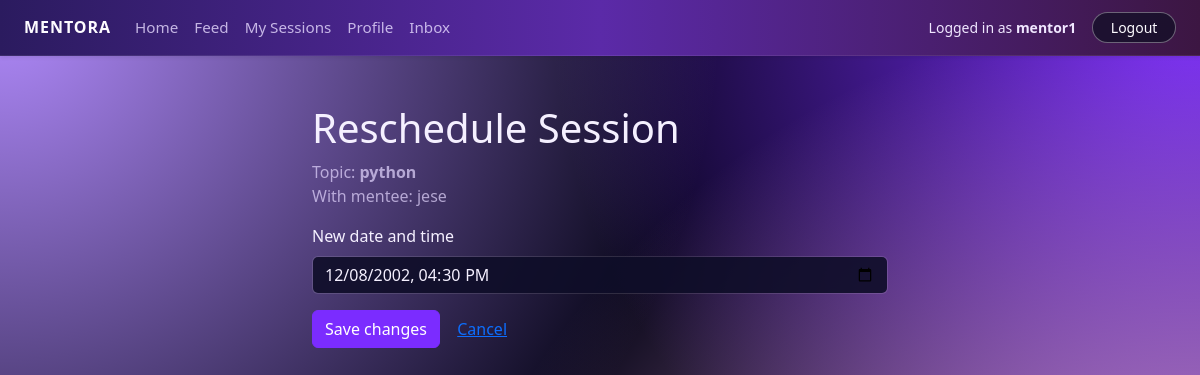
The page /sessions/3/reschedule/ (signed in) on the database as committed earlier.
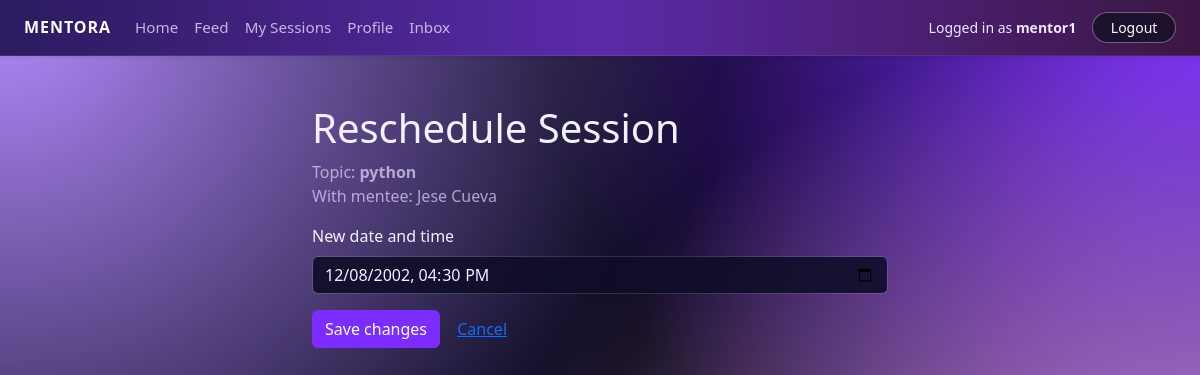
The same page on the database as committed later.
### core/models.py (models this page shows, shortened)
class Session(models.Model):
    STATUS_CHOICES = [
        ("PENDING", "Pending"),
        ("CONFIRMED", "Confirmed"),
        ("COMPLETED", "Completed"),
        ("CANCELLED", "Cancelled"),
    ]
    mentor = models.ForeignKey(
        Profile,
        on_delete=models.CASCADE,
        related_name="sessions_as_mentor",
    )
    mentee = models.ForeignKey(
        Profile,
        on_delete=models.CASCADE,
        related_name="sessions_as_mentee",
    )
    topic = models.CharField(max_length=200)
    scheduled_at = models.DateTimeField()
    status = models.CharField(max_length=10, choices=STATUS_CHOICES, default="PENDING")
    created_at = models.DateTimeField(auto_now_add=True)

class Profile(models.Model):
    ROLE_CHOICES = [
        ("MENTOR", "Mentor"),
        ("MENTEE", "Mentee"),
    ]
    user = models.OneToOneField(
        settings.AUTH_USER_MODEL,
        on_delete=models.CASCADE,
        related_name="profile",
    )
    first_name = models.CharField(max_length=30, blank=True)
    last_name = models.CharField(max_length=30, blank=True)
    role = models.CharField(max_length=10, choices=ROLE_CHOICES)
    public_id = models.CharField(
        max_length=10,
        unique=True,
        editable=False,
        blank=True,
        null=True,
    )
    bio = models.TextField(blank=True)
    skills = models.CharField(
        max_length=255,
        blank=True,
        help_text="Comma-separated skills, e.g. Python, Data Science, Resume Review",
    )
    hourly_rate = models.DecimalField(
        max_digits=6,
        decimal_places=2,
        null=True,
        blank=True,
        help_text="Only for mentors",
    )
    calendly_url = models.URLField(
        blank=True,
        null=True,
        help_text="Mentor's Calendly scheduling link (e.g. https://calendly.com/yourname/30min)",
    )
    photo = models.ImageField(
        upload_to="profiles/",
        blank=True,
        null=True,
    )
    has_seen_welcome = models.BooleanField(default=False)
    def display_name(self):
        name = f"{self.first_name} {self.last_name}".strip()
        return name if name else self.user.username

### core/views.py (the view)
# urls.py: path("sessions/<int:session_id>/reschedule/", views.reschedule_session, name="reschedule_session"),
@login_required
def reschedule_session(request, session_id):
    session = get_object_or_404(Session, id=session_id)
    profile = request.user.profile
    if profile != session.mentor:
        return redirect("my_sessions")
    if request.method == "POST":
        form = RescheduleForm(request.POST, instance=session)
        if form.is_valid():
            updated = form.save(commit=False)
            updated.save()
            return redirect("my_sessions")
    else:
        form = RescheduleForm(instance=session)
    return render(
        request,
        "core/reschedule_session.html",
        {"form": form, "session": session},
    )

### core/forms.py (shortened to what this page needs)
class RescheduleForm(forms.ModelForm):
    class Meta:
        model = Session
        fields = ["scheduled_at"]
        widgets = {
            "scheduled_at": forms.DateTimeInput(
                attrs={"class": "form-control", "type": "datetime-local"}
            )
        }

### templates/core/reschedule_session.html (shortened to what this page needs)
{% extends "base.html" %}
{% block content %}
<div class="container mt-4" style="max-width: 600px;">
    <h1>Reschedule Session</h1>
    <p class="text-muted">
        Topic: <strong>{{ session.topic }}</strong><br>
        With mentee: {{ session.mentee.display_name }}
    </p>
    <form method="post" class="mt-3">
        <div class="mb-3">
            <label class="form-label" for="id_scheduled_at">New date and time</label>
            {{ form.scheduled_at }}
        </div>
        <button type="submit" class="btn btn-primary">
            Save changes
        </button>
        <a href="{% url 'my_sessions' %}" class="btn btn-link">
            Cancel
        </a>
    </form>
</div>
{% endblock %}

Rows that differ between the two databases and show on the page:
changed through a linked row, Session "python": mentee.display_name "jese" → "Jese Cueva"
